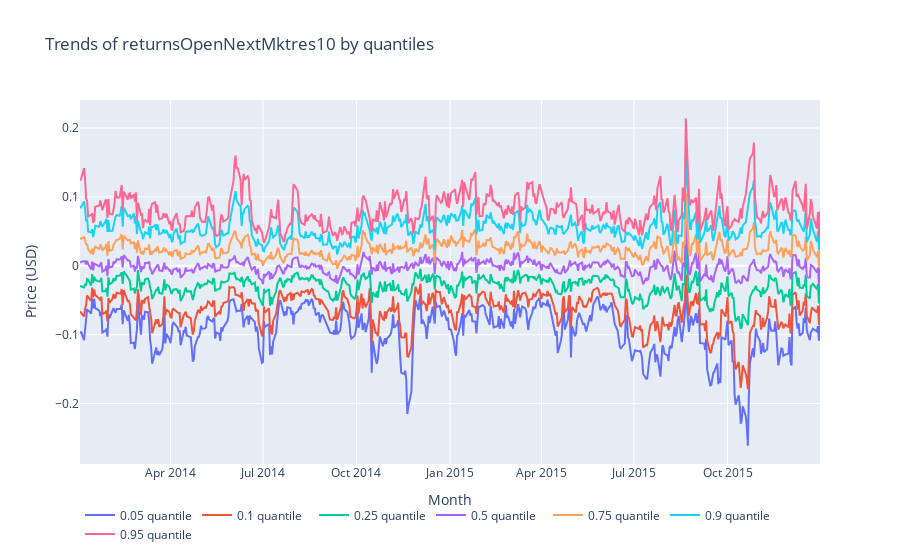

The notebook cell this image was saved under:
### Code cell
data = []
for i in [0.05, 0.1, 0.25, 0.5, 0.75, 0.9, 0.95]:
    price_df = market_train_df.groupby('time')['returnsOpenNextMktres10'].quantile(i).reset_index()

    data.append(go.Scatter(
        x = price_df['time'].dt.strftime(date_format='%Y-%m-%d').values,
        y = price_df['returnsOpenNextMktres10'].values,
        name = f'{i} quantile'
    ))
layout = go.Layout(dict(title = "Trends of returnsOpenNextMktres10 by quantiles",
                  xaxis = dict(title = 'Month'),
                  yaxis = dict(title = 'Price (USD)'),
                  ),legend=dict(
                orientation="h"),)
py.iplot(dict(data=data, layout=layout), filename='basic-line')

### Figure 1 — Plotly figure (JSON) as saved in the notebook; plotly's stock layout.template omitted (floating-point values rounded to 4 significant figures; data arrays with more than 128 entries replaced by an {"elided": "..."} marker saying what was removed)
{"data": [{"name": "0.05 quantile", "type": "scatter", "x": {"elided": "504 str values"}, "y": {"elided": "504 float values"}}, {"name": "0.1 quantile", "type": "scatter", "x": {"elided": "504 str values"}, "y": {"elided": "504 float values"}}, {"name": "0.25 quantile", "type": "scatter", "x": {"elided": "504 str values"}, "y": {"elided": "504 float values"}}, {"name": "0.5 quantile", "type": "scatter", "x": {"elided": "504 str values"}, "y": {"elided": "504 float values"}}, {"name": "0.75 quantile", "type": "scatter", "x": {"elided": "504 str values"}, "y": {"elided": "504 float values"}}, {"name": "0.9 quantile", "type": "scatter", "x": {"elided": "504 str values"}, "y": {"elided": "504 float values"}}, {"name": "0.95 quantile", "type": "scatter", "x": {"elided": "504 str values"}, "y": {"elided": "504 float values"}}], "layout": {"legend": {"orientation": "h"}, "title": {"text": "Trends of returnsOpenNextMktres10 by quantiles"}, "xaxis": {"title": {"text": "Month"}}, "yaxis": {"title": {"text": "Price (USD)"}}}}
